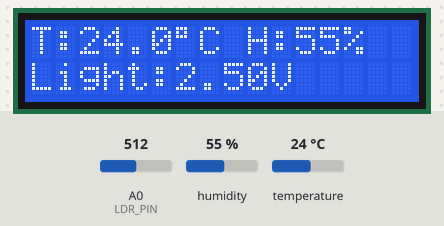
The sketch below on a simulated Arduino Uno, built with avr-gcc and run on an emulated ATmega328P. On the bench: 16×2 character LCD. Inputs (shaded band) come from the test bench; at power-on: humidity 55 %, A0 (LDR_PIN) = 512, temperature 24 °C. What the sketch prints to the serial monitor is not drawn.

Above: at 3.2 s.
3.3 s: humidity set to 22 %
At 4.5 s:
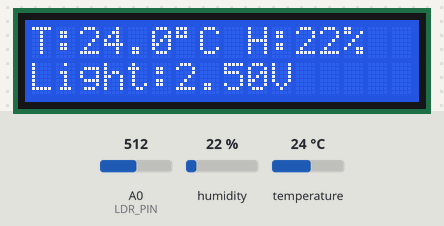
6.0 s: A0 (LDR_PIN) set to 716
At 7.1 s:
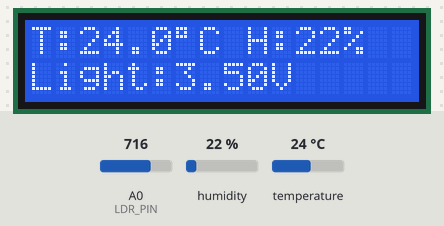
8.7 s: temperature set to 12 °C
At 11.1 s:
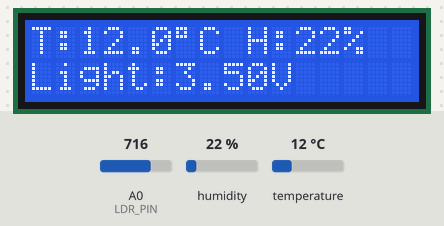
11.7 s: A0 (LDR_PIN) set to 900
At 12.6 s:
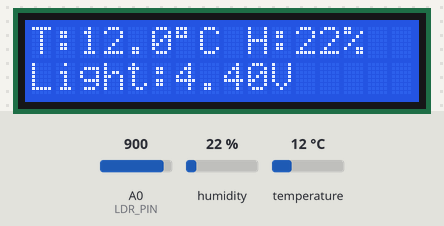
14.4 s: humidity set to 40 %
At 16.6 s:
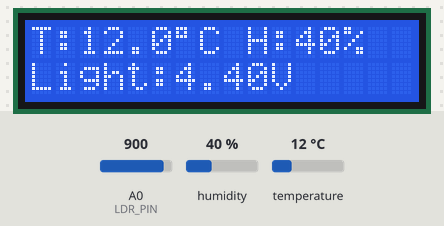
17.8 s: A0 (LDR_PIN) set to 1023
At 19.2 s:
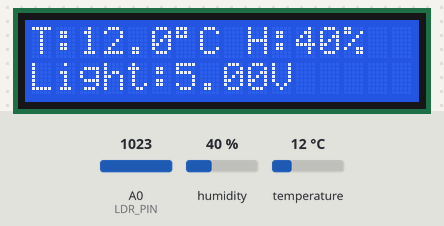
Timing chart, 0 to 20.8 s (numbered marks = the images above; inputs shaded):
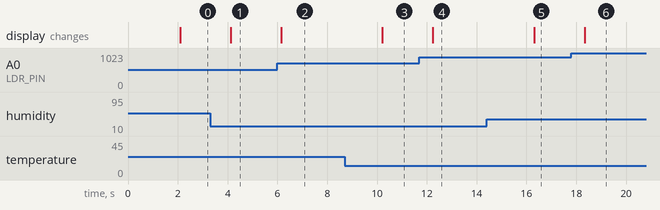

The sketch:

Environment_Monitor_3.ino
```cpp
#include <LiquidCrystal.h> //Library inclusion to load external code before compilation
#include <DHT.h> //Library inclusion to load external code before compilation

#define DHT_PIN  7
#define DHT_TYPE DHT11
#define LDR_PIN  A0

//Creates an LCD object specifying which Arduino pins connect to which LCD control pins
LiquidCrystal lcd(12, 11, 5, 4, 3, 2);

//Creates a DHT sensor object specifying which pin and which sensor model
DHT dht(DHT_PIN, DHT_TYPE);

void setup() {
  //Opens serial communication at 9600 bits per second
  Serial.begin(9600);
  //Initialises the DHT sensor
  dht.begin();
  //Initialises the LCD and declares its physical dimensions (16 columns, 2 rows)
  lcd.begin(16, 2);

//Startup message sequence to display for 2 seconds before measurements begin
  lcd.setCursor(0, 0);
  lcd.print("Env Monitor");
  lcd.setCursor(0, 1);
  lcd.print("Starting...");
  delay(2000);
  lcd.clear();
}

void loop() {
//Reads temperature and humidity from the DHT11
  float temp  = dht.readTemperature();
  float humid = dht.readHumidity();
//Reads the LDR voltage divider and converts the ADC reading to volts
  int   raw   = analogRead(LDR_PIN);
  float volts = raw * (5.0 / 1023.0);

//Validates DHT11 readings before using them.
  if (isnan(temp) || isnan(humid)) {
    lcd.setCursor(0, 0);
    lcd.print("DHT11 Error!    ");
    Serial.println("ERROR: DHT11 read failed");
    delay(2000);
    return;
  }
//Updates LCD row 0 with temperature and humidity
  lcd.setCursor(0, 0);
  lcd.print("T:");
  lcd.print(temp, 1);
//Prints the degree symbol ° ASCII code 223
  lcd.print((char)223);
  lcd.print("C H:");
  lcd.print(humid, 0);
  lcd.print("%  ");
//Updates LCD row 1 with light level voltage
  lcd.setCursor(0, 1);
  lcd.print("Light:");
  lcd.print(volts, 2);
  lcd.print("V      ");

//Sends all three readings to the computer as CSV comma separated values
  Serial.print(temp);
  Serial.print(",");
  Serial.print(humid);
  Serial.print(",");
  Serial.println(raw);

  delay(2000);
}
```

Measured:
- after the input at 3.3 s, the display: changes after 0.83 s (image 1)
- after the input at 6.0 s, the display: changes after 0.16 s (image 2)
- after the input at 8.7 s, the display: changes after 1.5 s (image 3)
- after the input at 11.7 s, the display: changes after 0.55 s (image 4)
- after the input at 14.4 s, the display: changes after 1.9 s (image 5)
- after the input at 17.8 s, the display: changes after 0.54 s (image 6)
